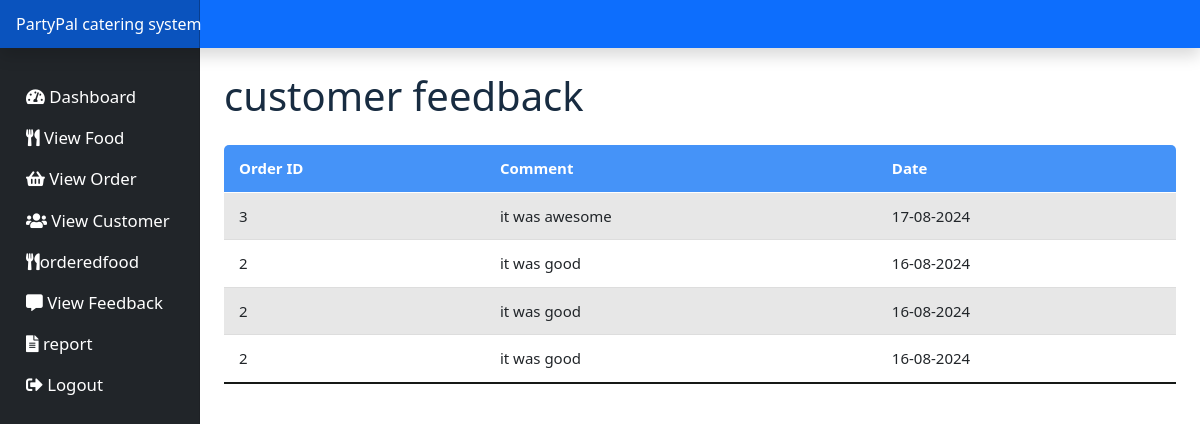
/caterer/feedback.php (signed in), run on the app's committed database.
### tables this page shows
CREATE TABLE `feedback` (
  `feedbackID` int(11) NOT NULL,
  `OrderID` int(11) NOT NULL,
  `customerName` varchar(20) NOT NULL,
  `comment` varchar(100) NOT NULL,
  `feedbackDate` timestamp NOT NULL DEFAULT current_timestamp()
);

CREATE TABLE `orders` (
  `OrderID` int(11) NOT NULL,
  `CustomerID` int(11) NOT NULL,
  `OrderDate` timestamp NOT NULL DEFAULT current_timestamp(),
  `totalPrice` decimal(10,2) NOT NULL,
  `quantity` int(11) NOT NULL,
  `Status` enum('pending','Received','','') NOT NULL DEFAULT 'pending',
  `paymentStatus` enum('paid','unpaid','','') NOT NULL DEFAULT 'unpaid'
);

### caterer/feedback.php (the view, shortened to what this page needs)
<?php
include_once('connection.php');
$catererEmail = $_SESSION['email'];
$query = "SELECT catererID FROM caterers WHERE email = :email";
$stmt = $conn->prepare($query);
$stmt->bindParam(':email', $catererEmail, PDO::PARAM_STR);
$stmt->execute();
$caterer = $stmt->fetch(PDO::FETCH_ASSOC);
$catererID = $caterer['catererID'];
try{
$query = "
        SELECT f.comment, f.feedbackDate, o.OrderID
        FROM feedback f
        JOIN orders o ON f.OrderID = o.OrderID
        JOIN orderfood of ON o.OrderID = of.OrderID
        JOIN food fd ON of.foodID = fd.foodID
        WHERE fd.catererID = :catererID
        ORDER BY f.feedbackDate DESC
    ";
    $stmt = $conn->prepare($query);
    $stmt->bindParam(':catererID', $catererID, PDO::PARAM_INT);
    $stmt->execute();
    $feedbackSummary = $stmt->fetchAll(PDO::FETCH_ASSOC);
} catch (PDOException $e) {
    echo "Error: " . $e->getMessage();
}
?>
<!doctype html>
<html lang="en">
<head>
    <link href="assets/dist/css/bootstrap.min.css" rel="stylesheet">
    <link href="assets/dashboard.css" rel="stylesheet">
</head>
<body>
    <?php include_once("header.php"); ?>
    <div class="container-fluid">
        <div class="row">
            <?php include_once("sidenav.php"); ?>
            <main class="col-md-9 ms-sm-auto col-lg-10 px-md-4">
            <h1 class="my-4">customer feedback</h1>
                    <?php if (!empty($feedbackSummary)): ?>
                        <table class="table table-striped">
                            <thead>
                                <tr>
                                    <th>Order ID</th>
                                    <th>Comment</th>
                                    <th>Date</th>
                                </tr>
                            </thead>
                            <tbody>
                                <?php foreach ($feedbackSummary as $feedback): ?>
                                    <tr>
                                        <td><?php echo $feedback['OrderID']; ?></td>
                                        <td><?php echo htmlspecialchars($feedback['comment']); ?></td>
                                        <td><?php echo date('d-m-Y', strtotime($feedback['feedbackDate'])); ?></td>
                                    </tr>
                                <?php endforeach; ?>
                            </tbody>
                        </table>
                    <?php else: ?>
                        <p>No feedback available.</p>
                    <?php endif; ?>
        </main>
    </div>
</div>
</body>
</html>

### caterer/assets/dashboard.css (style rules this page uses)
body { font-size: .875rem; }
.table { border-collapse: collapse; margin: 25px 0; font-size: 15px; min-width: 100%; overflow: hidden; border-radius: 5px 5px 0 0; }
table thead tr { color: #fff; background: #4593f8; text-align: left; font-weight: bold; }
.table th, .table td { padding: 12px 15px; }
.table tbody tr { border-bottom: 1px solid #ddd; }
.table tbody tr:nth-of-type(odd) { background: #f3f3f3; }
.table tbody tr:last-of-type { border-bottom: 2px solid #161917; }

### data on the page
feedback: OrderID.OrderID "3", comment "it was awesome", feedbackDate "17-08-2024"
feedback: OrderID.OrderID "2", comment "it was good", feedbackDate "16-08-2024"
